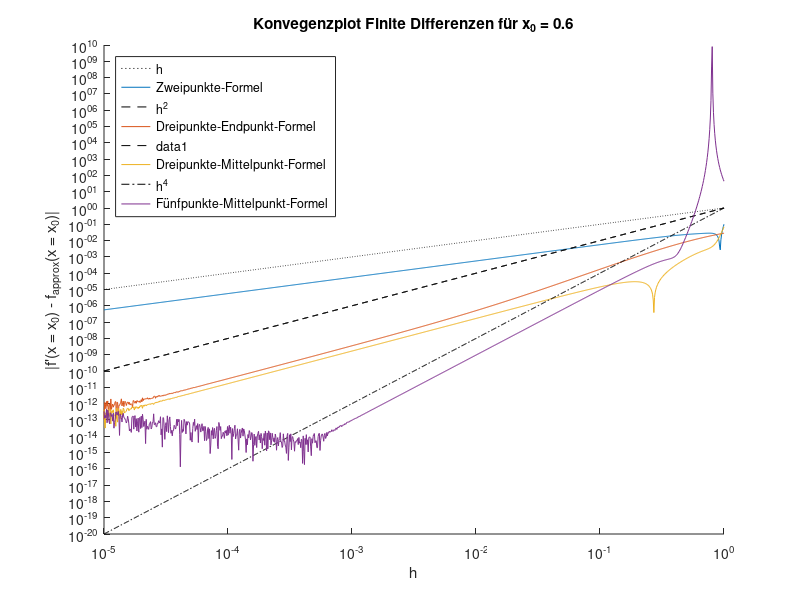
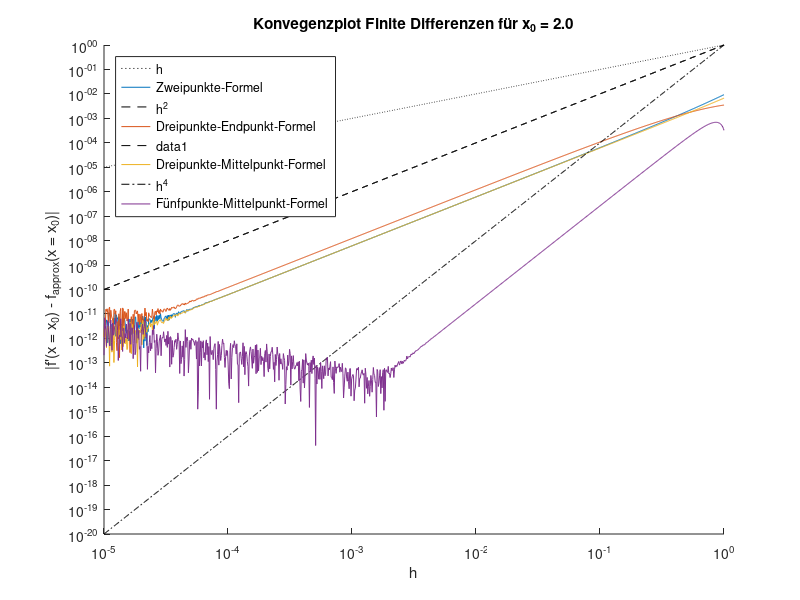

Reproduce these figures in MATLAB, in order.
close all
clear
clc

% Schrittweiter
h = logspace(-5,0,1000);

% Es ist die Funktion f(x) = (x/(1+x))^5 gegeben.
f = @(x) (x./(1+x)).^5;

% Zweipunkte-Formel (x0 − h, x0)
f_diff_2P = @(x0) (f(x0)-f(x0-h))./h;

% Dreipunkte-Endpunkt-Formel (x0, x0 + h, x0 + 2h)
f_diff_3PE = @(x0) 1./(2.*h) .* (-3.*f(x0)+4.*f(x0+h)-f(x0+2.*h));

% Dreipunkte-Mittelpunkt-Formel (x0 − h, x0, x0 + h)
f_diff_3PM = @(x0) 1./(2.*h) .* (f(x0+h)-f(x0-h));

% Fünfpunkte-Mittelpunkt-Formel (x0 − 2h, x0 − h, x0, x0 + h, x0 + 2h)
f_diff_5P =@(x0) 1./(12.*h) .* (f(x0-2.*h)-8.*f(x0-h)+8.*f(x0+h)-f(x0+2.*h));

% Der exakte Wert der Ableitung f':
f_diff =@(x) (5.*x.^4)./(x + 1).^5 - (5.*x.^5)./(x + 1).^6;
f_diff_exakt =@(x0) f_diff(x0);

%% Plotten des Fehlers der Finite-Differenzen-Approximation:
%% x0 = 0.6
x0 = 0.6;
figure(1)
hold on

plot(h,h,'k:','DisplayName','h');
plot(h,abs(f_diff_exakt(x0)-f_diff_2P(x0)), 'DisplayName','Zweipunkte-Formel') % Zweipunkte-Formel


plot(h,h.^2,'k--','DisplayName','h^2');
plot(h,abs(f_diff_exakt(x0)-f_diff_3PE(x0)), 'DisplayName', 'Dreipunkte-Endpunkt-Formel') % Dreipunkte-Endpunkt-Formel


plot(h,h.^2,'k--');
plot(h,abs(f_diff_exakt(x0)-f_diff_3PM(x0)), 'DisplayName', 'Dreipunkte-Mittelpunkt-Formel') % Dreipunkte-Mittelpunkt-Formel


plot(h,h.^4,'k-.','DisplayName','h^4');
plot(h,abs(f_diff_exakt(x0)-f_diff_5P(x0)),'DisplayName', 'Fünfpunkte-Mittelpunkt-Formel') % Fünfpunkte-Mittelpunkt-Formel

set(gca, 'XScale', 'log');
set(gca, 'YScale', 'log');
title('Konvegenzplot Finite Differenzen für x_0 = 0.6')
xlabel('h')
ylabel("|f'(x = x_0) - f_{approx}(x = x_0)|")
legend('Location','northwest')

%% x0 = 2.0
x0 = 2.0;
figure(2)
hold on

plot(h,h,'k:','DisplayName','h');
plot(h,abs(f_diff_exakt(x0)-f_diff_2P(x0)), 'DisplayName','Zweipunkte-Formel') % Zweipunkte-Formel


plot(h,h.^2,'k--','DisplayName','h^2');
plot(h,abs(f_diff_exakt(x0)-f_diff_3PE(x0)), 'DisplayName', 'Dreipunkte-Endpunkt-Formel') % Dreipunkte-Endpunkt-Formel


plot(h,h.^2,'k--');
plot(h,abs(f_diff_exakt(x0)-f_diff_3PM(x0)), 'DisplayName', 'Dreipunkte-Mittelpunkt-Formel') % Dreipunkte-Mittelpunkt-Formel


plot(h,h.^4,'k-.','DisplayName','h^4');
plot(h,abs(f_diff_exakt(x0)-f_diff_5P(x0)),'DisplayName', 'Fünfpunkte-Mittelpunkt-Formel') % Fünfpunkte-Mittelpunkt-Formel

set(gca, 'XScale', 'log');
set(gca, 'YScale', 'log');
title('Konvegenzplot Finite Differenzen für x_0 = 2.0')
xlabel('h')
ylabel("|f'(x = x_0) - f_{approx}(x = x_0)|")
legend('Location','northwest')

